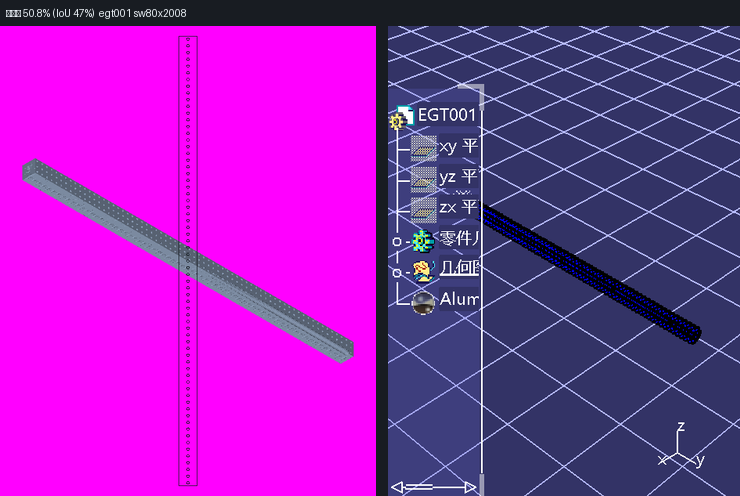
#> input picture reports/跑图对比/零件比对图/10_Tuenkers EGT Gripper-EGT001/egt001 sw80x2008_对比.png, 740 x 496 px
$ python -i compare_ai_vs_real_images.py   (imports and definitions only)   (older library calls are emulated)
#> lines starting #> are read from the running program, lines starting #| are printed output that depends on the picture; after the words box and inside, x2 and y2 are one past the last pixel; in counts of white or black regions, pixels touching at a corner belong together
# -*- coding: utf-8 -*-
r"""把"AI 提示词建的模型渲染图"与"零件真实照片"逐个比对，给出相似度。

用户要求（原话）：「将拍的照片，与零件真实照片里面的零件真实图进行对比。
有相似度低于 95% 的，去解决 ai 建这个零件时候的逻辑代码。」

比对为什么不能直接逐像素比：
  · 真实照片是 **CATIA 整窗截图**（左侧规格树 + 顶部工具栏 + 深红渐变背景）；
  · 渲染图是干净的品红背景、自己的光照；
  · 两者材质/亮度完全不同。逐像素差、直方图、SSIM 都会被这些差异淹没。

采用**轮廓匹配**（工业界做 CAD-图片比对的标准做法）：
  1. 渲染图有精确掩码（背景是品红）→ 取轮廓点；
  2. 真实照片裁出三维视口 → Canny 取边缘 → 距离变换 DT；
  3. 在 (缩放, 平移) 上搜索，让模型轮廓点尽量落在照片边缘上（chamfer 匹配）；
  4. 打分用 F1：
       · **精确率 P** = 模型轮廓点里"能在 2.5 px 内找到照片边缘"的比例
         （模型有的形状，照片里必须有）；
       · **召回率 R** = 照片边缘里"落在模型轮廓 12 px 带内"的那些点中，
         能被模型轮廓解释的比例（模型不能漏掉照片里就在轮廓附近的特征）。
     远处的东西（规格树、工具栏、别的零件）不参与 R —— 这是本指标
     已知的边界，写在报告里。

另外输出**并排拼图**（左：AI 建模渲染图；右：真实照片），方便肉眼复核。

用法:
    python tools\compare_ai_vs_real_images.py --limit 8
    python tools\compare_ai_vs_real_images.py --group 销座
    python tools\compare_ai_vs_real_images.py --all
输出:
    reports\AI建模图_vs_真实图_相似度.md
    kb/image_similarity.json
    零件比对图\<族>\<型号>_对比.png（并排拼图）
"""
from __future__ import annotations

import argparse
import io
import json
import os
import sys
import time

import numpy as np
from PIL import Image, ImageDraw

ROOT = os.path.dirname(os.path.dirname(os.path.abspath(__file__)))
REAL_DIR = os.path.join(ROOT, "零件真实图片")
AI_DIR = os.path.join(ROOT, "零件AI建模图片")
CMP_DIR = os.path.join(ROOT, "零件比对图")
KB = os.path.join(ROOT, "kb")
REPORTS = os.path.join(ROOT, "reports")

VIEW_LEFT = 0.28      # 三维视口：左边 28% 是规格树
VIEW_TOP = 0.15       # 上边 15% 是工具栏
TOL_PX = 2.5          # 轮廓命中容差
BAND_PX = 12.0        # 召回统计带


def load_gray(path):
    return np.asarray(Image.open(path).convert("L"))
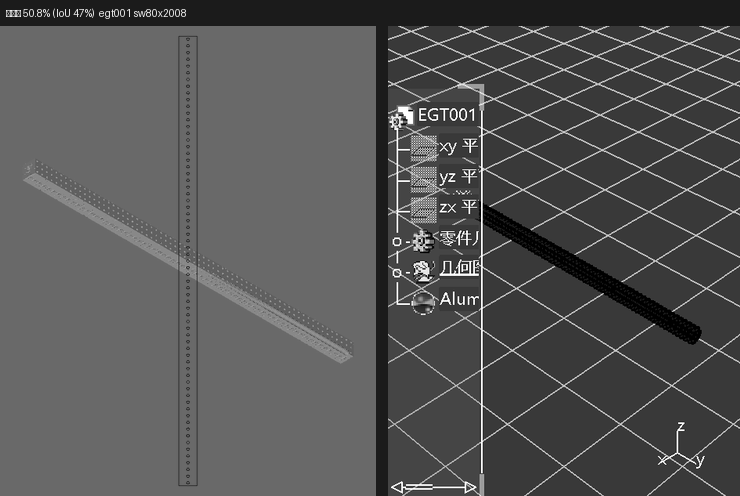
#> returned value: shape (496, 740); min 0, max 255, mean 84.2


def load_mask(path):
    return np.asarray(Image.open(path).convert("L")) > 128


# [9 lines left out: function outline_points, not called in this run]


def photo_edges(real_path, keep_n=3, thr_grad=60.0):
    """真实照片 → 视口裁剪 + 边缘点。返回 (edges_pts Nx2, view_w, view_h, sub)。

    ⚠ 这一段的三个坑（都是实测踩出来的，直接决定相似度能不能用）：

    1. **先高斯模糊再求梯度**。CATIA 截图的背景是带抖动的渐变，不模糊的话
       梯度图里全是高频噪点（实测 Canny 出 1.17 万个小连通域）。
    2. **不做 2×2 开运算去噪**：Canny 的边缘本来就 1 px 宽，2×2 开运算会把
       99% 的边缘一起抹掉（实测只剩 8~94 个像素），匹配直接归零。
    3. **只留最大的几个连通域**。模糊之后，零件的轮廓就是**面积最大的那个
       连通域**（实测 2.5~3.3 万像素，是第二名的 10~50 倍）。把上千个小噪点
       全留着当目标，反而会把匹配带跑。
    """
    import cv2
    g = load_gray(real_path)
    h, w = g.shape
#> h = 496; w = 740
    x0, y0 = int(w * VIEW_LEFT), int(h * VIEW_TOP)
#> x0 = 207; y0 = 74
    sub = g[y0:, x0:]
    b = cv2.GaussianBlur(sub, (0, 0), 2.0)
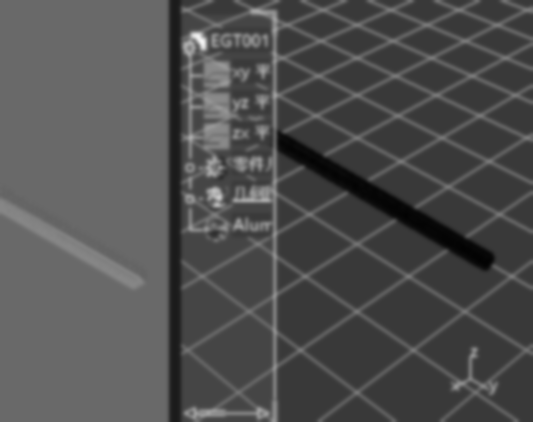
#> b: shape (422, 533); min 2, max 242, mean 80
    gx = cv2.Sobel(b, cv2.CV_32F, 1, 0, ksize=3)
    gy = cv2.Sobel(b, cv2.CV_32F, 0, 1, ksize=3)
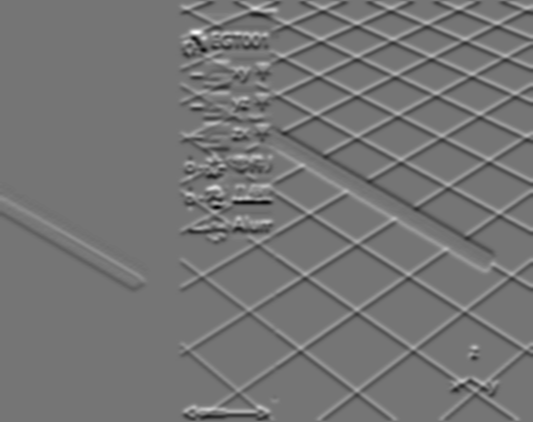
#> gy: shape (422, 533) float32; min -224, max 263, mean -0.1; drawn with min black and max white
    E = np.hypot(gx, gy)
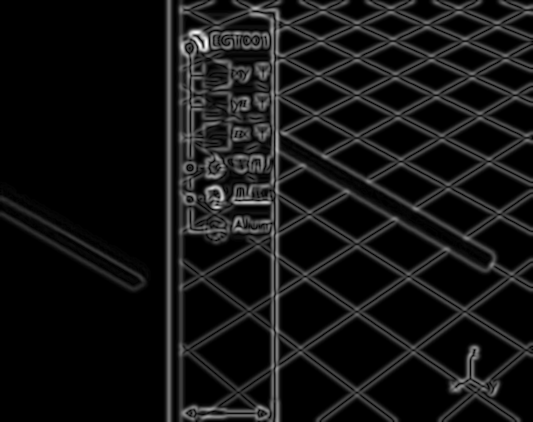
#> E: shape (422, 533) float32; min 0, max 268, mean 21.2; drawn with min black and max white
    m = (E > thr_grad).astype(np.uint8)
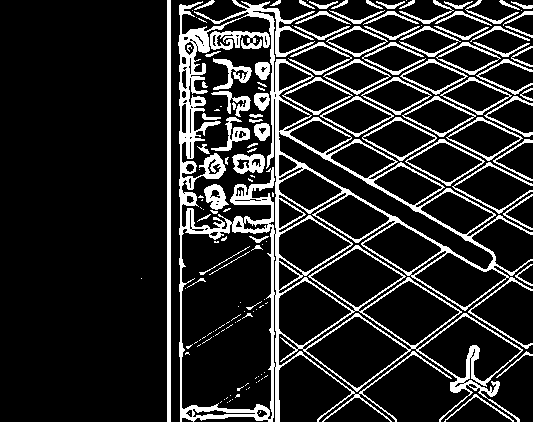
#> m: shape (422, 533); values 0 (black) and 1 (white), 15.3% white; 158 white regions (79 under 20 px), largest, box (x1, y1, x2, y2) and area: (178, 0, 533, 422) 19023, (167, 0, 171, 422) 1688, (210, 31, 270, 50) 696
    m = cv2.morphologyEx(m, cv2.MORPH_CLOSE, np.ones((3, 3), np.uint8))
#> m: shape (422, 533); values 0 (black) and 1 (white), 20.6% white; 60 white regions (51 under 20 px), largest, box (x1, y1, x2, y2) and area: (178, 0, 533, 422) 44217, (167, 0, 171, 422) 1688, (199, 246, 250, 275) 69
    n, lab, stats, _ = cv2.connectedComponentsWithStats(m, 8)
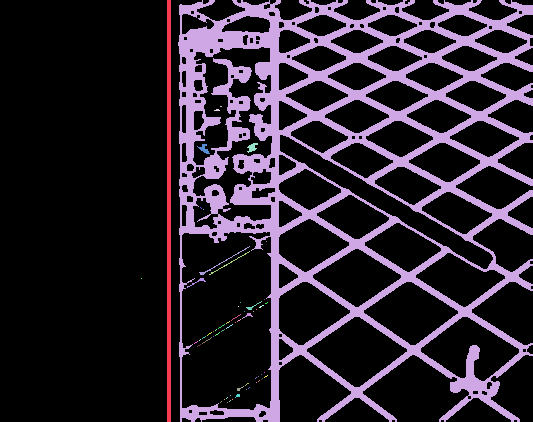
#> lab: shape (422, 533) int32; 61 distinct labels, from 0 to 60; one colour per label, 0 black
#> n = 61; stats = 61 rows, first 6: [0, 0, 533, 422, 178546], [167, 0, 4, 422, 1688], [178, 0, 355, 422, 44217], [220, 106, 2, 1, 2], [214, 109, 6, 2, 9], [247, 143, 11, 10, 60]
    if n <= 1:
        return np.zeros((0, 2), np.float32), sub.shape[1], sub.shape[0], sub
    order = np.argsort(-stats[1:, 4])[:keep_n] + 1
#> order = [2, 1, 10]
    keep = np.zeros_like(m)
    for i in order:
        keep[lab == i] = 1
#> this loop made 3 passes
#> i on passes 1, 3: 2, 10
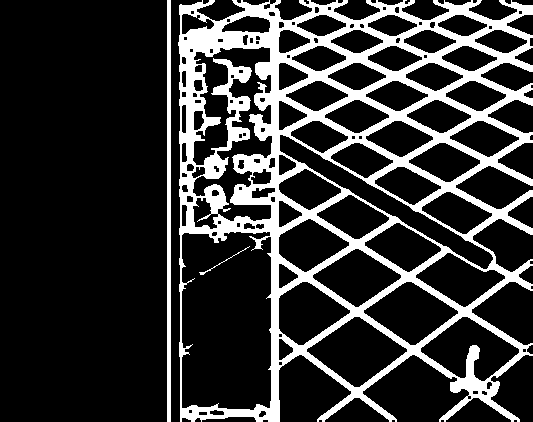
#> keep: shape (422, 533); values 0 (black) and 1 (white), 20.4% white; 3 white regions, box (x1, y1, x2, y2) and area: (178, 0, 533, 422) 44217, (167, 0, 171, 422) 1688, (199, 246, 250, 275) 69
    ys, xs = np.nonzero(keep)
    return np.column_stack([xs, ys]).astype(np.float32), sub.shape[1], sub.shape[0], sub


def _edge_centroid(edges_pts):
    return edges_pts.mean(0) if len(edges_pts) else np.array([0.0, 0.0], np.float32)


# [245 lines left out: functions fit_and_score, montage, main, not called in this run]


# [2 lines not run here, left out]

>>> result = photo_edges('../../../reports/跑图对比/零件比对图/10_Tuenkers EGT Gripper-EGT001/egt001 sw80x2008_对比.png')
#> result = 4 point arrays, longest 45974 points

$ run again, on reports/跑图对比/零件比对图/11_Tuenkers EGT Gripper-EGT002/egt002 sw50x268_对比.png
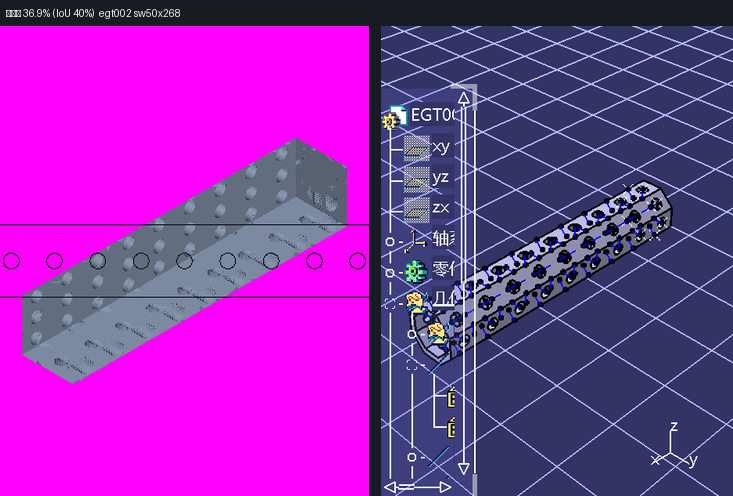
#> input picture reports/跑图对比/零件比对图/11_Tuenkers EGT Gripper-EGT002/egt002 sw50x268_对比.png, 733 x 496 px
#> in photo_edges, `n, lab, stats, _ = cv2.connectedComponentsWithStats(m, 8)`:
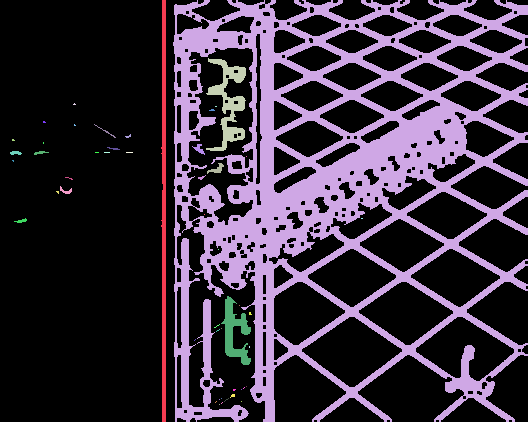
#> lab: shape (422, 528) int32; 51 distinct labels, from 0 to 50; one colour per label, 0 black
#> n = 51; stats = 51 rows, first 6: [0, 0, 528, 422, 161404], [161, 0, 5, 422, 1688], [173, 0, 355, 422, 56965], [206, 58, 40, 93, 1377], [73, 103, 3, 2, 4], [215, 106, 2, 1, 2]
#> order = [2, 1, 3]
#> the loop in photo_edges, `for i in order:` made 3 passes
#> i on pass 1: 2
#> after the loop in photo_edges, `for i in order:`:
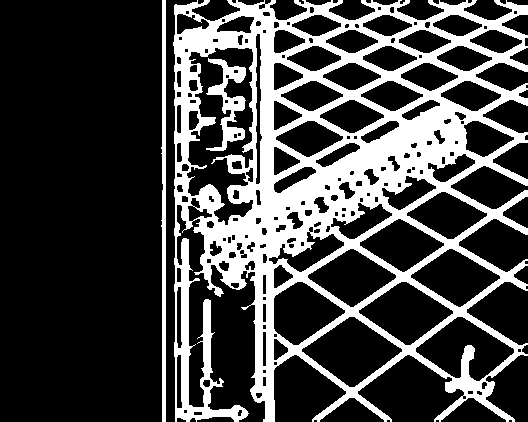
#> keep: shape (422, 528); values 0 (black) and 1 (white), 26.9% white; 3 white regions, box (x1, y1, x2, y2) and area: (173, 0, 528, 422) 56965, (161, 0, 166, 422) 1688, (206, 58, 246, 151) 1377
#> result = 4 point arrays, longest 60030 points

$ run again, on reports/跑图对比/零件比对图/11_Tuenkers EGT Gripper-EGT002/egt002 sw50x2878_对比.png
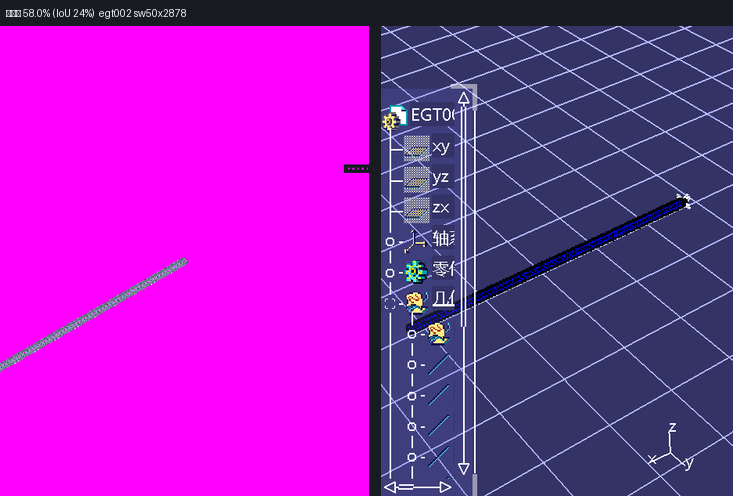
#> input picture reports/跑图对比/零件比对图/11_Tuenkers EGT Gripper-EGT002/egt002 sw50x2878_对比.png, 733 x 496 px
#> in photo_edges, `m = (E > thr_grad).astype(np.uint8)`:
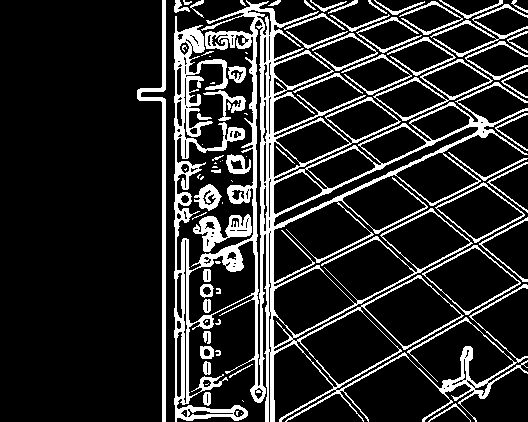
#> m: shape (422, 528); values 0 (black) and 1 (white), 16.5% white; 81 white regions (25 under 20 px), largest, box (x1, y1, x2, y2) and area: (174, 0, 528, 422) 24693, (137, 0, 166, 422) 1877, (193, 214, 252, 252) 995
#> in photo_edges, `n, lab, stats, _ = cv2.connectedComponentsWithStats(m, 8)`:
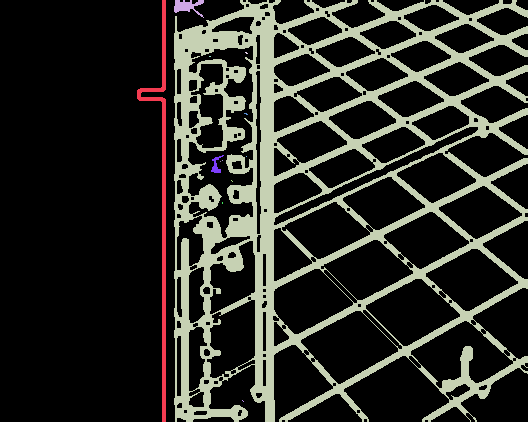
#> lab: shape (422, 528) int32; 14 distinct labels, from 0 to 13; one colour per label, 0 black
#> n = 14; stats = 14 rows, first 6: [0, 0, 528, 422, 174381], [137, 0, 29, 422, 1877], [174, 0, 30, 18, 253], [174, 0, 354, 422, 46192], [245, 52, 3, 2, 4], [209, 56, 2, 1, 2]
#> order = [3, 1, 2]
#> the loop in photo_edges, `for i in order:` made 3 passes
#> i on pass 1: 3
#> result = 4 point arrays, longest 48322 points

$ run again, on reports/跑图对比/零件比对图/12_Tuenkers EGT Gripper-EGT006/egt006 d30x118_对比.png
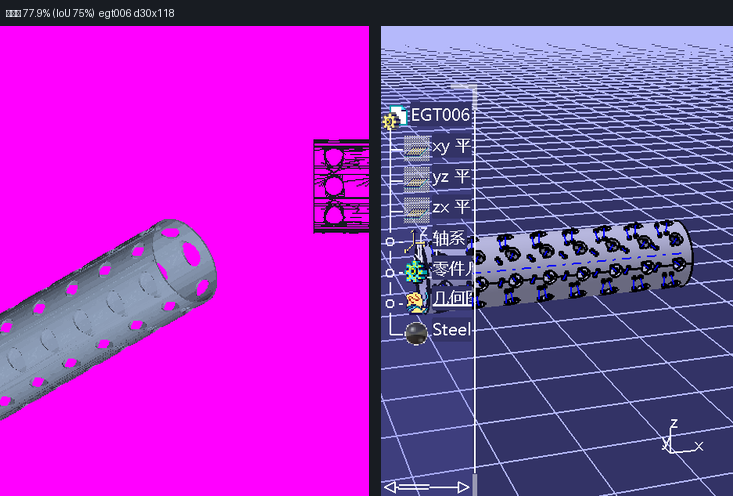
#> input picture reports/跑图对比/零件比对图/12_Tuenkers EGT Gripper-EGT006/egt006 d30x118_对比.png, 733 x 496 px
#> lab: shape (422, 528) int32; 130 distinct labels, from 0 to 129
#> n = 130; stats = 130 rows, first 6: [0, 0, 528, 422, 153970], [106, 0, 60, 77, 484], [173, 0, 355, 422, 63805], [238, 0, 1, 3, 3], [328, 0, 3, 4, 11], [348, 0, 4, 4, 9]
#> order = [2, 124, 109]
#> the loop in photo_edges, `for i in order:` made 3 passes
#> i on passes 1 to 3: 2, 124, 109
#> after the loop in photo_edges, `for i in order:`:
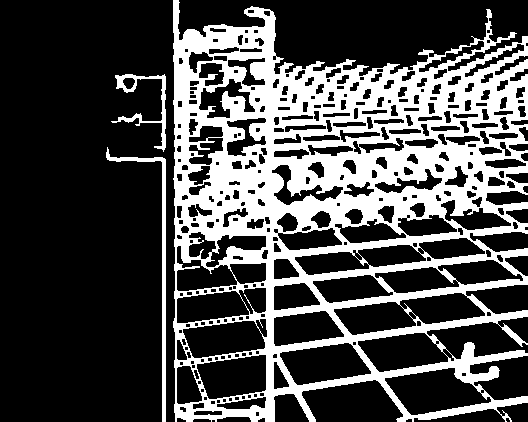
#> keep: shape (422, 528); values 0 (black) and 1 (white), 29.6% white; 3 white regions, box (x1, y1, x2, y2) and area: (173, 0, 528, 422) 63805, (106, 147, 166, 422) 1306, (111, 74, 166, 152) 795
#> result = 4 point arrays, longest 65906 points
